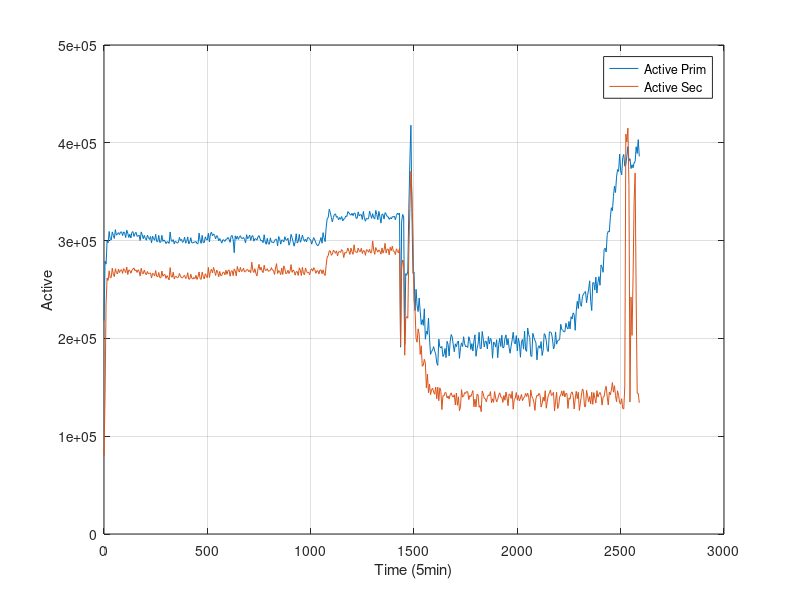

Write the MATLAB code that produced this figure.
#! /usr/bin/octave -qf
fig = figure;
data = dlmread("finput.txt"," ");
data_sec = dlmread("finput_sec.txt"," ");
size(data);
size(data_sec);
set(fig, "visible", "off");

time =  data(:,1);
MemTotal =  data(:,2);
MemFree =  data(:,3);
Buffers =  data(:,4);
Cached =  data(:,5);
SwapCached =  data(:,6);
Active =  data(:,7);
Inactive =  data(:,8);
SwapTotal =  data(:,9);
SwapFree =  data(:,10);
Dirty =  data(:,11);
Writeback =  data(:,12);
AnonPages =  data(:,13);
Mapped =  data(:,14);
Slab =  data(:,15);
SReclaimable =  data(:,16);
SUnreclaim =  data(:,17);
PageTables =  data(:,18);
NFS_Unstable =  data(:,19);
Bounce =  data(:,20);
WritebackTmp =  data(:,21);
CommitLimit =  data(:,22);
Committed_AS =  data(:,23);
VmallocTotal =  data(:,24);
VmallocUsed =  data(:,25);
VmallocChunk =  data(:,26);

time_sec =  data_sec(:,1);
MemTotal_sec =  data_sec(:,2);
MemFree_sec =  data_sec(:,3);
Buffers_sec =  data_sec(:,4);
Cached_sec =  data_sec(:,5);
SwapCached_sec =  data_sec(:,6);
Active_sec =  data_sec(:,7);
Inactive_sec =  data_sec(:,8);
SwapTotal_sec =  data_sec(:,9);
SwapFree_sec =  data_sec(:,10);
Dirty_sec =  data_sec(:,11);
Writeback_sec =  data_sec(:,12);
AnonPages_sec =  data_sec(:,13);
Mapped_sec =  data_sec(:,14);
Slab_sec =  data_sec(:,15);
SReclaimable_sec =  data_sec(:,16);
SUnreclaim_sec =  data_sec(:,17);
PageTables_sec =  data_sec(:,18);
NFS_Unstable_sec =  data_sec(:,19);
Bounce_sec =  data_sec(:,20);
WritebackTmp_sec =  data_sec(:,21);
CommitLimit_sec =  data_sec(:,22);
Committed_AS_sec =  data_sec(:,23);
VmallocTotal_sec =  data_sec(:,24);
VmallocUsed_sec =  data_sec(:,25);
VmallocChunk_sec =  data_sec(:,26);


plot(time,Active,";Active Prim;",time,Active_sec,";Active Sec;"), grid

xlabel("Time (5min)");
ylabel("Active");
print("Active.png", "-dpng");
